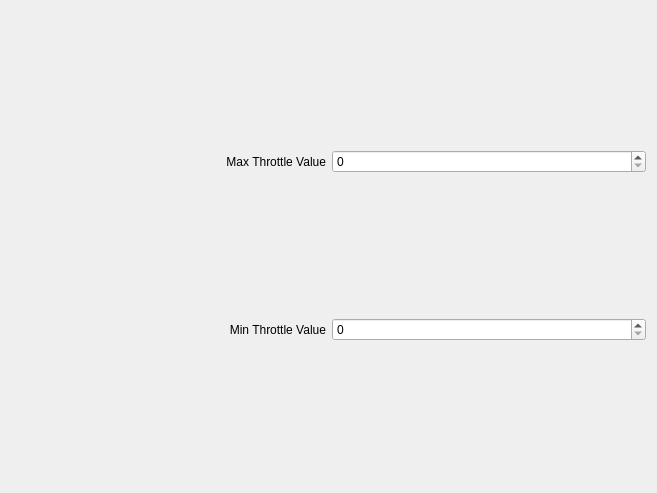
             <widget class="QWidget" name="scrollAreaWidgetContents_2">
              <property name="geometry">
               <rect>
                <x>0</x>
                <y>0</y>
                <width>657</width>
                <height>493</height>
               </rect>
              </property>
              <layout class="QGridLayout" name="gridLayout_7">
               <item row="1" column="0">
                <layout class="QHBoxLayout" name="horizontalLayout_30">
                 <item>
                  <widget class="QLabel" name="label_30">
                   <property name="text">
                    <string>Min Throttle Value</string>
                   </property>
                   <property name="alignment">
                    <set>Qt::AlignRight|Qt::AlignTrailing|Qt::AlignVCenter</set>
                   </property>
                  </widget>
                 </item>
                 <item>
                  <widget class="QSpinBox" name="MinThrottleValue">
                   <property name="minimum">
                    <number>0</number>
                   </property>
                   <property name="maximum">
                    <number>180</number>
                   </property>
                   <property name="value">
                    <number>0</number>
                   </property>
                  </widget>
                 </item>
                </layout>
               </item>
               <item row="0" column="0">
                <layout class="QHBoxLayout" name="horizontalLayout_27">
                 <item>
                  <widget class="QLabel" name="label_27">
                   <property name="text">
                    <string>Max Throttle Value</string>
                   </property>
                   <property name="alignment">
                    <set>Qt::AlignRight|Qt::AlignTrailing|Qt::AlignVCenter</set>
                   </property>
                  </widget>
                 </item>
                 <item>
                  <widget class="QSpinBox" name="MaxThrottleValue">
                   <property name="maximum">
                    <number>255</number>
                   </property>
                  </widget>
                 </item>
                </layout>
               </item>
              </layout>
             </widget>
